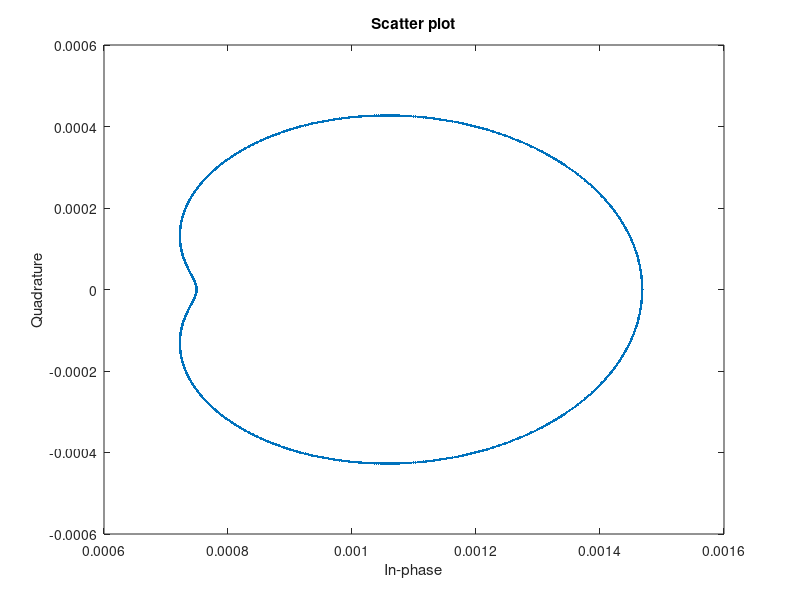
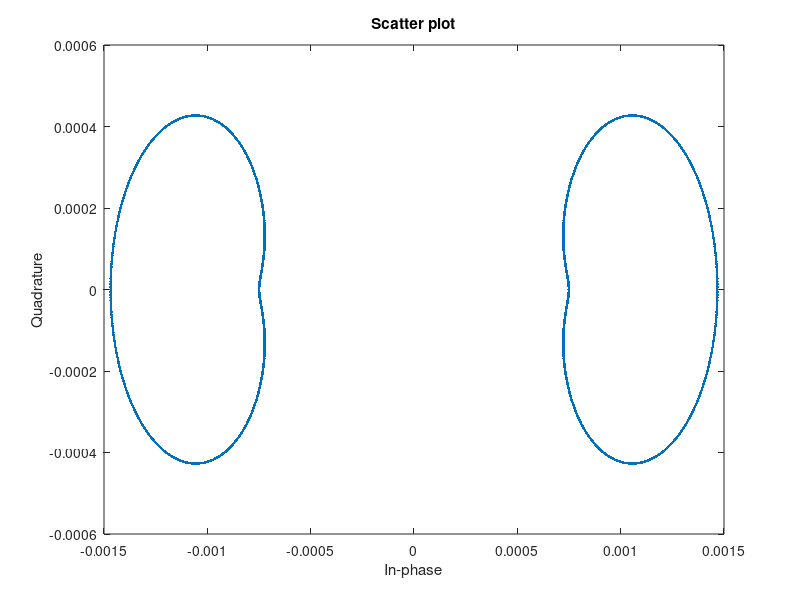

These charts were generated, in order, by the following MATLAB code:
%please star the repo if my work amazed you :)
clc
clear all
close all
%%%
M=2;% BPSK, QPSK, 16-QAM , 64-QAM , 256-QAM
N=1024; %% N point fft and ifft depends on it higher the N smoother will the pattern be

p_seed = [1,exp(-1),exp(-2)]; %pattern depends on it Try experimenting here
No_transmission=1000; %% No of OFDM symbols we send
    
data = zeros(N*No_transmission,1);


%% Convert bit stream into M-QAM word stream
for i=1:N*No_transmission
    data(i) = floor((rand * (M)))+1; %1 indexed// Note if data is not random the patterns do not emerge :(
end

%% M-QAM Serial to Parallel Block
if(M~=2)%not BPSK
    symb = zeros(sqrt(M),sqrt(M));
    symb_2 = zeros(sqrt(M),sqrt(M));
    
    symb_ordered=zeros(1,M);
    %Nearest symbol to 0 in +ve domain is (k,k) k i.e (symbol energy)^1/2  
    k = 1/sqrt(2);
    numbering = zeros(1,M);
    %Generate complex representation of M-QAM symbols
    for i=1:sqrt(M)
           for j=1:sqrt(M)
                symb(i,j) = ((i-1)*k - (sqrt(M)-1)*k/2) + ((j-1)*k - (sqrt(M)-1)*k/2)*1j;
                symb_2(i,j) = symb(i,j);%use it to verify numbering vs symbol
                numbering( (i-1)*sqrt(M)+ (j-1) + 1) = ((i-1)*sqrt(M)+ (j-1)) ;
                symb_ordered((j-1)*sqrt(M)+(i-1)+1)=symb(i,j);%this is what is seen in img 1->bottom left (M-1)->top right            
           end    
    end   
    
    %Convert M-QAM word stream to parallel stream with N M-QAM symbols in
    %parallel
    info_source = zeros(N, No_transmission);
    info_symb_index = zeros(N, No_transmission);
    
    for i=1:No_transmission
        for j=1:N
           info_source(j,i) = symb(data(j+(i-1)*N));%contains symbol 
           info_symb_index(j,i) = data(j+(i-1)*N) -1;%contains index of symbol 
        end
    end
    
    %plot M-QAM symbols
    numbering = numbering(:);
    symb = symb_ordered;
    symb_x = real(symb(:));
    symb_y = imag(symb(:));
    
    scatterplot(symb);
    b = num2str(numbering); c = cellstr(b);
    text(symb_x,symb_y, c);
    %plotting over
    

    
%% BPSK Serial to Parallel Block
else
    
    %%convert M-QAM word stream to parallel stream with N BPSK symbols in
    %parallel
    info_source = zeros(N, No_transmission);
    info_symb_index = zeros(N, No_transmission);
    
    for i=1:No_transmission
        for j=1:N
            if data(j+(i-1)*N) == 1
                info_source(j,i) = 1;
                info_symb_index(j,i) = 1;
            else
                info_source(j,i) = -1;
                info_symb_index(j,i) = 0;
            end
        end
    end
    
end



pattern = zeros(N, No_transmission);
p_seed_ifft = ifft(p_seed,N);
scatterplot(p_seed_ifft(:));
for i=1:No_transmission
    pattern(:,i) = info_source(:,i).*p_seed_ifft(:);
end

scatterplot(pattern(:));